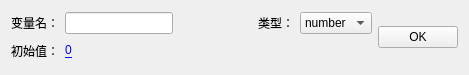
<?xml version="1.0" encoding="UTF-8"?>
<ui version="4.0">
 <class>DlgVariableManager</class>
 <widget class="QDialog" name="DlgVariableManager">
  <property name="geometry">
   <rect>
    <x>0</x>
    <y>0</y>
    <width>469</width>
    <height>75</height>
   </rect>
  </property>
  <property name="windowTitle">
   <string>创建变量</string>
  </property>
  <layout class="QHBoxLayout" name="horizontalLayout_5">
   <item>
    <layout class="QVBoxLayout" name="verticalLayout">
     <item>
      <layout class="QHBoxLayout" name="horizontalLayout_4">
       <item>
        <layout class="QHBoxLayout" name="horizontalLayout_2">
         <item>
          <widget class="QLabel" name="label">
           <property name="text">
            <string>变量名：</string>
           </property>
          </widget>
         </item>
         <item>
          <widget class="QLineEdit" name="lineEdit"/>
         </item>
        </layout>
       </item>
       <item>
        <spacer name="horizontalSpacer">
         <property name="orientation">
          <enum>Qt::Horizontal</enum>
         </property>
         <property name="sizeHint" stdset="0">
          <size>
           <width>40</width>
           <height>20</height>
          </size>
         </property>
        </spacer>
       </item>
       <item>
        <layout class="QHBoxLayout" name="horizontalLayout_3">
         <item>
          <widget class="QLabel" name="label_2">
           <property name="text">
            <string>类型：</string>
           </property>
          </widget>
         </item>
         <item>
          <widget class="QComboBox" name="comboBox">
           <property name="minimumSize">
            <size>
             <width>70</width>
             <height>0</height>
            </size>
           </property>
           <item>
            <property name="text">
             <string>number</string>
            </property>
           </item>
           <item>
            <property name="text">
             <string>string</string>
            </property>
           </item>
          </widget>
         </item>
        </layout>
       </item>
      </layout>
     </item>
     <item>
      <layout class="QHBoxLayout" name="horizontalLayout">
       <item>
        <widget class="QLabel" name="label_3">
         <property name="text">
          <string>初始值：</string>
         </property>
        </widget>
       </item>
       <item>
        <widget class="QPushButton" name="pushButton_2">
         <property name="styleSheet">
          <string notr="true">background-color:transparent;
color:blue;
border:none;
border-bottom:1px solid blue;
text-align: left;</string>
         </property>
         <property name="text">
          <string>0</string>
         </property>
        </widget>
       </item>
       <item>
        <spacer name="horizontalSpacer_2">
         <property name="orientation">
          <enum>Qt::Horizontal</enum>
         </property>
         <property name="sizeHint" stdset="0">
          <size>
           <width>40</width>
           <height>20</height>
          </size>
         </property>
        </spacer>
       </item>
      </layout>
     </item>
    </layout>
   </item>
   <item>
    <widget class="QPushButton" name="pushButton">
     <property name="text">
      <string>OK</string>
     </property>
    </widget>
   </item>
  </layout>
 </widget>
 <resources/>
 <connections/>
</ui>
